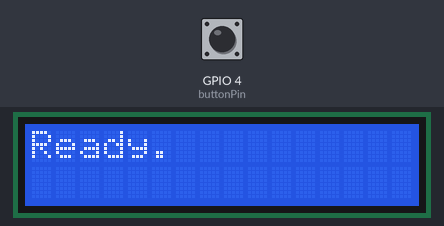
Simulated run of this sketch. Board: ESP32. Parts: 16×2 character LCD. The test bench sets the inputs (shaded band); at power-on: GPIO 4 (buttonPin) LOW. WiFi joins after 1.5 s; servers stay silent unless stated; web services answer with replies made up by the test bench; not simulated (calls return 0 or success): secrets.h; what the sketch prints to the serial monitor is not drawn.

Above: at 1.6 s.
At 5.0 s:
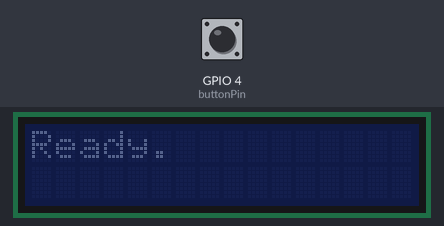
5.1 s: GPIO 4 (buttonPin) pulled HIGH for 0.15 s
At 5.57 s:
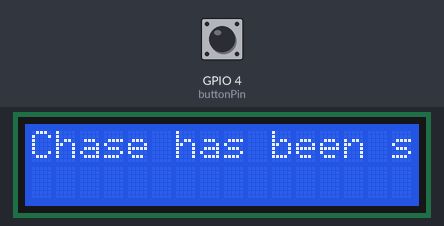
At 14.9 s:
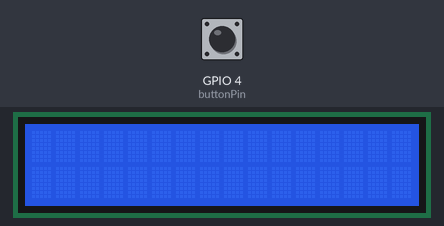
Timing chart, 0 to 16.4 s (numbered marks = the images above; inputs shaded):
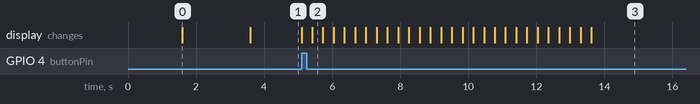

Measured:
- after the input at 5.1 s, the display: first changes at once (image 2 shows a later state)
- what the display in image 0 shows lasts 2.0 s, from 1.6 s to 3.6 s

The sketch:

summon_button.ino
```cpp
#include <WiFi.h>
#include <HTTPClient.h>
#include <WiFiClientSecure.h>
#include <UniversalTelegramBot.h>
#include <Wire.h>
#include <LiquidCrystal_I2C.h>
#include "secrets.h"

// Message/Scroll LCD Fields
LiquidCrystal_I2C lcd(0x27, 16, 2);
String message = "Chase has been summoned...";
int scrollIndex = 0;
unsigned long lastScroll = 0;
const unsigned long scrollDelay = 300; // ms per scroll step
bool scrolling = false;

// GPIO Fields
const int buttonPin = 4;
bool lastState = LOW;

// WiFi and Telegram Bot Fields
WiFiClientSecure client;
UniversalTelegramBot bot(TELEGRAM_BOT_TOKEN, client);

// Timing Fields
int botRequestDelay = 1000; // Every one second
unsigned long lastTimeBotRan;

void setup() {
  // Initialize Serial, Button, and LCD
  Serial.begin(115200);
  pinMode(buttonPin, INPUT);
  lcd.init();
  lcd.backlight();
  lcd.setCursor(0, 0);

  // Connect to WiFi
  lcd.print("Connecting WiFi");
  WiFi.mode(WIFI_STA);
  WiFi.begin(WIFI_SSID, WIFI_PASSWORD);
  client.setCACert(TELEGRAM_CERTIFICATE_ROOT);
  while (WiFi.status() != WL_CONNECTED) {
    delay(500);
    Serial.print(".");
  }

  // WiFi connected, clear LCD and turn off backlight, notify via Telegram
  lcd.clear();
  lcd.print("Ready.");
  delay(2000);
  lcd.noBacklight();
  bot.sendMessage(TELEGRAM_CHAT_ID, "🤖 The summon button is now online.");
}

void loop() {
  bool currentState = digitalRead(buttonPin);

  // Trigger only once per full cycle
  if (currentState == HIGH && lastState == LOW && !scrolling) {
    scrolling = true;
    scrollIndex = 0;
    lastScroll = millis();

    lcd.clear();
    lcd.backlight();
    Serial.println("Button Pressed!");
    sendTelegramMessage("🚨 The button has been pressed...");
  }
  lastState = currentState;

  // Handle scrolling
  if (scrolling && millis() - lastScroll >= scrollDelay) {
    lcd.setCursor(0, 0);
    if (message.length() <= 16) {
      lcd.print(message);
    } else {
      String toDisplay;
      if (scrollIndex + 16 <= message.length()) {
        toDisplay = message.substring(scrollIndex, scrollIndex + 16);
      } else {
        toDisplay = message.substring(scrollIndex) + "                ";
        toDisplay = toDisplay.substring(0, 16);
      }
      lcd.print(toDisplay);
      scrollIndex++;
      if (scrollIndex > message.length() + 16) {
        scrolling = false;
        lcd.clear();
        lcd.setCursor(0, 0);
        lcd.print("Ready.");
        lcd.noBacklight();
      }
    }
    lastScroll = millis();
  }
}

void sendTelegramMessage(String text) {
  if (WiFi.status() == WL_CONNECTED) {
    HTTPClient http;

    String url = "https://api.telegram.org/bot" + String(TELEGRAM_BOT_TOKEN) +
                 "/sendMessage?chat_id=" + String(TELEGRAM_CHAT_ID) +
                 "&text=" + text;

    http.begin(url);
    int httpResponseCode = http.GET();

    Serial.print("Telegram Response: ");
    Serial.println(httpResponseCode);

    http.end();
  }
}
```
